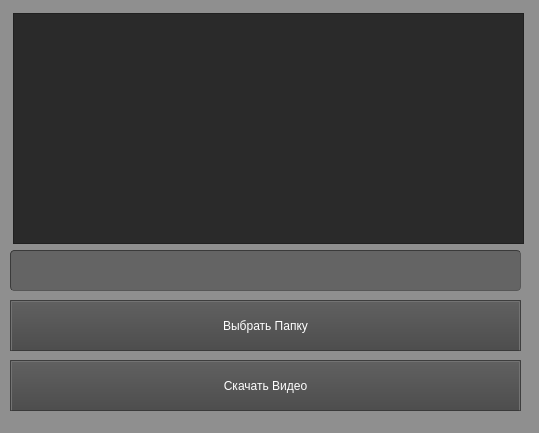
<?xml version="1.0" encoding="UTF-8"?>
<ui version="4.0">
 <class>MainWindow</class>
 <widget class="QMainWindow" name="MainWindow">
  <property name="geometry">
   <rect>
    <x>0</x>
    <y>0</y>
    <width>539</width>
    <height>433</height>
   </rect>
  </property>
  <property name="windowTitle">
   <string>MainWindow</string>
  </property>
  <property name="styleSheet">
   <string notr="true">background-color: rgb(143, 143, 143);</string>
  </property>
  <widget class="QWidget" name="centralwidget">
   <property name="styleSheet">
    <string notr="true">QTabWidget {
	color:rgb(0,0,0);
	background-color:rgb(247,246,246);
}
QTabWidget::pane {
		border-color: rgb(77,77,77);
		background-color:rgb(101,101,101);
		border-style: solid;
		border-width: 1px;
    	border-radius: 6px;
}</string>
   </property>
   <widget class="QPlainTextEdit" name="plainTextEdit">
    <property name="geometry">
     <rect>
      <x>13</x>
      <y>13</y>
      <width>511</width>
      <height>231</height>
     </rect>
    </property>
    <property name="styleSheet">
     <string notr="true">QPlainTextEdit {
	background-color:rgb(42, 42, 42);
	color: rgb(0, 255, 0);
}</string>
    </property>
    <property name="readOnly">
     <bool>true</bool>
    </property>
    <property name="plainText">
     <string/>
    </property>
   </widget>
   <widget class="QLineEdit" name="lineEdit">
    <property name="geometry">
     <rect>
      <x>10</x>
      <y>250</y>
      <width>511</width>
      <height>41</height>
     </rect>
    </property>
    <property name="styleSheet">
     <string notr="true">QLineEdit {
	border-width: 1px; border-radius: 4px;
	border-color: rgb(58, 58, 58);
	border-style: inset;
	padding: 0 8px;
	color: rgb(255, 255, 255);
	background:rgb(100, 100, 100);
	selection-background-color: rgb(187, 187, 187);
	selection-color: rgb(60, 63, 65);
}</string>
    </property>
    <property name="inputMask">
     <string/>
    </property>
    <property name="text">
     <string/>
    </property>
    <property name="maxLength">
     <number>32767</number>
    </property>
   </widget>
   <widget class="QPushButton" name="pushButton">
    <property name="geometry">
     <rect>
      <x>10</x>
      <y>300</y>
      <width>511</width>
      <height>51</height>
     </rect>
    </property>
    <property name="styleSheet">
     <string notr="true">QPushButton{
	border-style: outset;
	border-width: 2px;
	border-top-color: qlineargradient(spread:pad, x1:0.5, y1:0.6, x2:0.5, y2:0.4, stop:0 rgba(115, 115, 115, 255), stop:1 rgba(62, 62, 62, 255));
	border-right-color: qlineargradient(spread:pad, x1:0.4, y1:0.5, x2:0.6, y2:0.5, stop:0 rgba(115, 115, 115, 255), stop:1 rgba(62, 62, 62, 255));
	border-left-color: qlineargradient(spread:pad, x1:0.6, y1:0.5, x2:0.4, y2:0.5, stop:0 rgba(115, 115, 115, 255), stop:1 rgba(62, 62, 62, 255));
	border-bottom-color: rgb(58, 58, 58);
	border-bottom-width: 1px;
	border-style: solid;
	color: rgb(255, 255, 255);
	padding: 2px;
	background-color: qlineargradient(spread:pad, x1:0.5, y1:1, x2:0.5, y2:0, stop:0 rgba(77, 77, 77, 255), stop:1 rgba(97, 97, 97, 255));
}
QPushButton:hover{
	border-style: outset;
	border-width: 2px;
	border-top-color: qlineargradient(spread:pad, x1:0.5, y1:0.6, x2:0.5, y2:0.4, stop:0 rgba(180, 180, 180, 255), stop:1 rgba(110, 110, 110, 255));
	border-right-color: qlineargradient(spread:pad, x1:0.4, y1:0.5, x2:0.6, y2:0.5, stop:0 rgba(180, 180, 180, 255), stop:1 rgba(110, 110, 110, 255));
	border-left-color: qlineargradient(spread:pad, x1:0.6, y1:0.5, x2:0.4, y2:0.5, stop:0 rgba(180, 180, 180, 255), stop:1 rgba(110, 110, 110, 255));
	border-bottom-color: rgb(115, 115, 115);
	border-bottom-width: 1px;
	border-style: solid;
	color: rgb(255, 255, 255);
	padding: 2px;
	background-color: qlineargradient(spread:pad, x1:0.5, y1:1, x2:0.5, y2:0, stop:0 rgba(107, 107, 107, 255), stop:1 rgba(157, 157, 157, 255));
}
QPushButton:pressed{
	border-style: outset;
	border-width: 2px;
	border-top-color: qlineargradient(spread:pad, x1:0.5, y1:0.6, x2:0.5, y2:0.4, stop:0 rgba(62, 62, 62, 255), stop:1 rgba(22, 22, 22, 255));
	border-right-color: qlineargradient(spread:pad, x1:0.4, y1:0.5, x2:0.6, y2:0.5, stop:0 rgba(115, 115, 115, 255), stop:1 rgba(62, 62, 62, 255));
	border-left-color: qlineargradient(spread:pad, x1:0.6, y1:0.5, x2:0.4, y2:0.5, stop:0 rgba(115, 115, 115, 255), stop:1 rgba(62, 62, 62, 255));
	border-bottom-color: rgb(58, 58, 58);
	border-bottom-width: 1px;
	border-style: solid;
	color: rgb(255, 255, 255);
	padding: 2px;
	background-color: qlineargradient(spread:pad, x1:0.5, y1:1, x2:0.5, y2:0, stop:0 rgba(77, 77, 77, 255), stop:1 rgba(97, 97, 97, 255));
}</string>
    </property>
    <property name="text">
     <string>Выбрать Папку</string>
    </property>
   </widget>
   <widget class="QPushButton" name="pushButton_2">
    <property name="geometry">
     <rect>
      <x>10</x>
      <y>360</y>
      <width>511</width>
      <height>51</height>
     </rect>
    </property>
    <property name="styleSheet">
     <string notr="true">QPushButton{
	border-style: outset;
	border-width: 2px;
	border-top-color: qlineargradient(spread:pad, x1:0.5, y1:0.6, x2:0.5, y2:0.4, stop:0 rgba(115, 115, 115, 255), stop:1 rgba(62, 62, 62, 255));
	border-right-color: qlineargradient(spread:pad, x1:0.4, y1:0.5, x2:0.6, y2:0.5, stop:0 rgba(115, 115, 115, 255), stop:1 rgba(62, 62, 62, 255));
	border-left-color: qlineargradient(spread:pad, x1:0.6, y1:0.5, x2:0.4, y2:0.5, stop:0 rgba(115, 115, 115, 255), stop:1 rgba(62, 62, 62, 255));
	border-bottom-color: rgb(58, 58, 58);
	border-bottom-width: 1px;
	border-style: solid;
	color: rgb(255, 255, 255);
	padding: 2px;
	background-color: qlineargradient(spread:pad, x1:0.5, y1:1, x2:0.5, y2:0, stop:0 rgba(77, 77, 77, 255), stop:1 rgba(97, 97, 97, 255));
}
QPushButton:hover{
	border-style: outset;
	border-width: 2px;
	border-top-color: qlineargradient(spread:pad, x1:0.5, y1:0.6, x2:0.5, y2:0.4, stop:0 rgba(180, 180, 180, 255), stop:1 rgba(110, 110, 110, 255));
	border-right-color: qlineargradient(spread:pad, x1:0.4, y1:0.5, x2:0.6, y2:0.5, stop:0 rgba(180, 180, 180, 255), stop:1 rgba(110, 110, 110, 255));
	border-left-color: qlineargradient(spread:pad, x1:0.6, y1:0.5, x2:0.4, y2:0.5, stop:0 rgba(180, 180, 180, 255), stop:1 rgba(110, 110, 110, 255));
	border-bottom-color: rgb(115, 115, 115);
	border-bottom-width: 1px;
	border-style: solid;
	color: rgb(255, 255, 255);
	padding: 2px;
	background-color: qlineargradient(spread:pad, x1:0.5, y1:1, x2:0.5, y2:0, stop:0 rgba(107, 107, 107, 255), stop:1 rgba(157, 157, 157, 255));
}
QPushButton:pressed{
	border-style: outset;
	border-width: 2px;
	border-top-color: qlineargradient(spread:pad, x1:0.5, y1:0.6, x2:0.5, y2:0.4, stop:0 rgba(62, 62, 62, 255), stop:1 rgba(22, 22, 22, 255));
	border-right-color: qlineargradient(spread:pad, x1:0.4, y1:0.5, x2:0.6, y2:0.5, stop:0 rgba(115, 115, 115, 255), stop:1 rgba(62, 62, 62, 255));
	border-left-color: qlineargradient(spread:pad, x1:0.6, y1:0.5, x2:0.4, y2:0.5, stop:0 rgba(115, 115, 115, 255), stop:1 rgba(62, 62, 62, 255));
	border-bottom-color: rgb(58, 58, 58);
	border-bottom-width: 1px;
	border-style: solid;
	color: rgb(255, 255, 255);
	padding: 2px;
	background-color: qlineargradient(spread:pad, x1:0.5, y1:1, x2:0.5, y2:0, stop:0 rgba(77, 77, 77, 255), stop:1 rgba(97, 97, 97, 255));
}</string>
    </property>
    <property name="text">
     <string>Скачать Видео</string>
    </property>
   </widget>
  </widget>
 </widget>
 <resources/>
 <connections/>
</ui>
